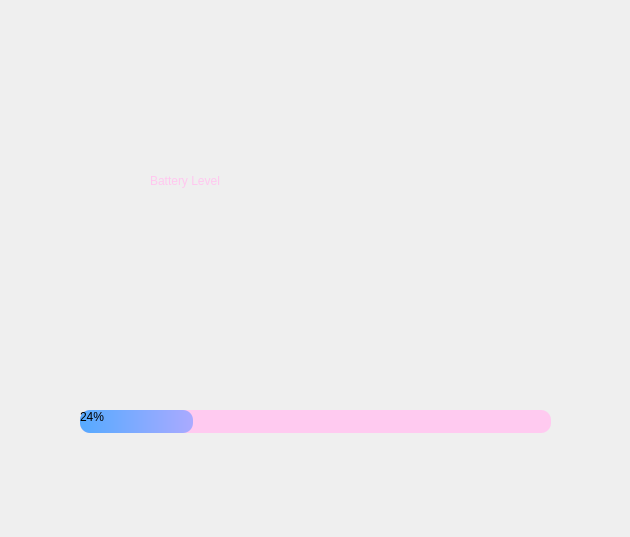
<?xml version="1.0" encoding="UTF-8"?>
<ui version="4.0">
 <class>Form</class>
 <widget class="QWidget" name="Form">
  <property name="geometry">
   <rect>
    <x>0</x>
    <y>0</y>
    <width>630</width>
    <height>537</height>
   </rect>
  </property>
  <property name="windowTitle">
   <string>Form</string>
  </property>
  <widget class="QFrame" name="frame">
   <property name="geometry">
    <rect>
     <x>-40</x>
     <y>-20</y>
     <width>691</width>
     <height>611</height>
    </rect>
   </property>
   <property name="frameShape">
    <enum>QFrame::StyledPanel</enum>
   </property>
   <property name="frameShadow">
    <enum>QFrame::Raised</enum>
   </property>
   <widget class="QProgressBar" name="progressBar">
    <property name="geometry">
     <rect>
      <x>120</x>
      <y>430</y>
      <width>471</width>
      <height>23</height>
     </rect>
    </property>
    <property name="styleSheet">
     <string notr="true">QProgressBar{
background-color:rgb(255, 202, 240);
color:rgb(0, 0, 0);
border-radius:10px;
}
QProgressBar:chunk{
background:qlineargradient(spread:pad, x1:0, y1:0, x2:1, y2:0, stop:0 rgba(85, 170, 255, 255), stop:1 rgba(170, 170, 255, 255));
border-radius:10px;
}</string>
    </property>
    <property name="value">
     <number>24</number>
    </property>
   </widget>
   <widget class="QLabel" name="label">
    <property name="geometry">
     <rect>
      <x>190</x>
      <y>170</y>
      <width>561</width>
      <height>61</height>
     </rect>
    </property>
    <property name="styleSheet">
     <string notr="true">color:rgb(255, 199, 239);
font: 30pt &quot;Myanmar Text&quot;;</string>
    </property>
    <property name="text">
     <string>Battery Level</string>
    </property>
   </widget>
  </widget>
 </widget>
 <resources/>
 <connections/>
</ui>
